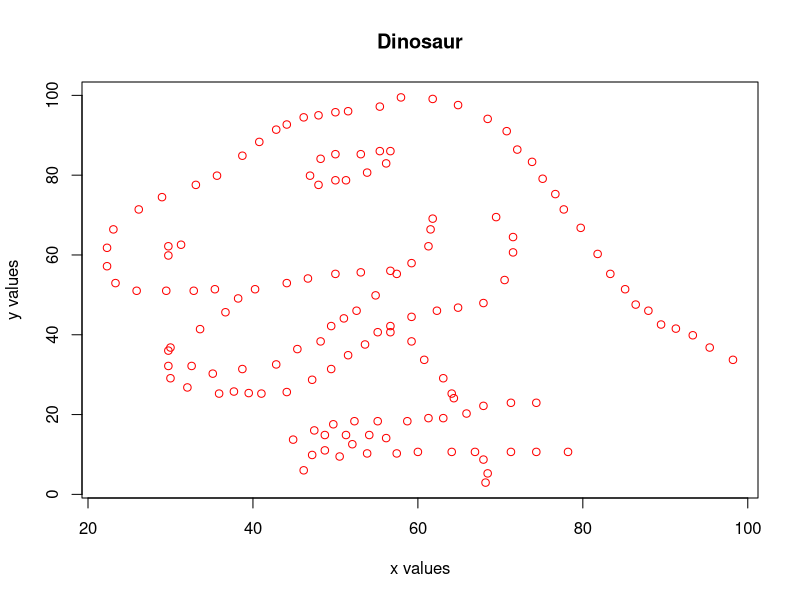
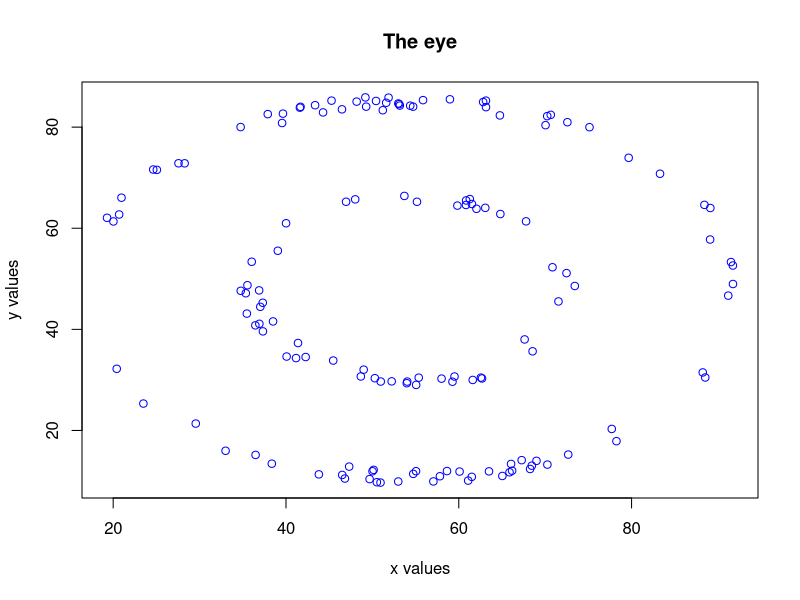
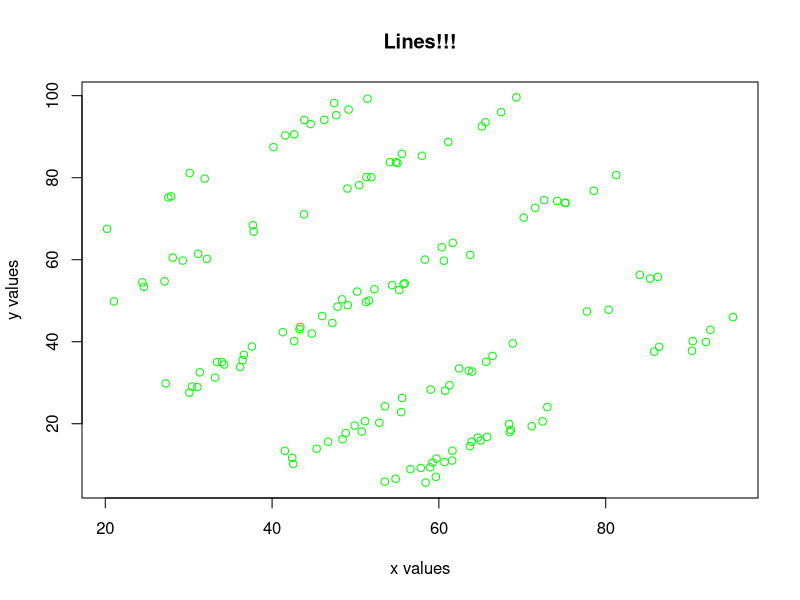
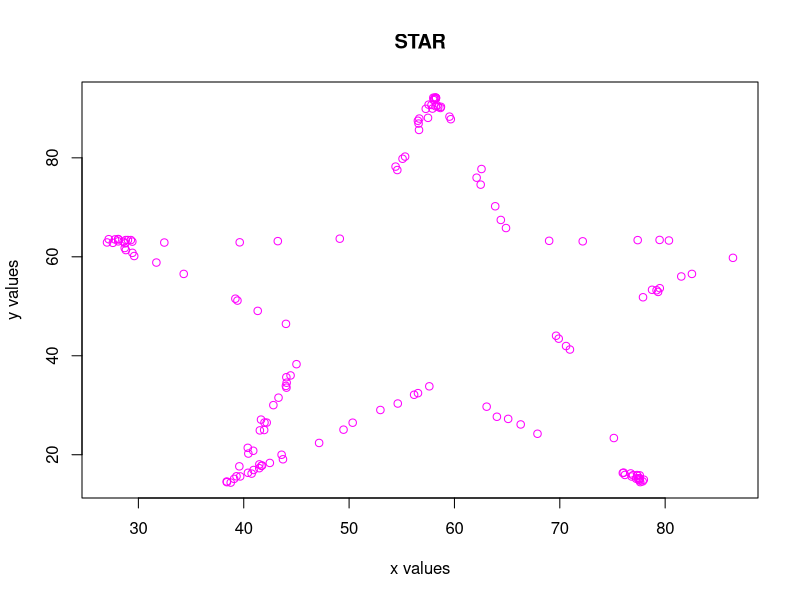

Recreate these plots in R, in order.
## ---- chunk 1
#first we have to load the data in, the head function lets us see the general format of the table and the summary function gives summary stats for all the data
data <- read.csv("assignment_dataVis_dataset.csv")
print(head(data))
print(summary(data))
#
## ---- chunk 2

#now we split up the data into each of the conditions so we can work with it 
condition_1 = data.frame(data[1:142,])
condition_2 = data.frame(data[143:284,])
condition_3 = data.frame(data[285:426,])
condition_4 = data.frame(data[427:568,])


#summary stats for condition 1:
mean(condition_1$x)
mean(condition_1$y)
sd(condition_1$x)
sd(condition_1$y)
median(condition_1$x)
median(condition_1$y)


#summary stats for condition 2:
mean(condition_2$x)
mean(condition_2$y)
sd(condition_2$x)
sd(condition_2$y)
median(condition_2$x)
median(condition_2$y)

#summary stats for condition 3:
mean(condition_3$x)
mean(condition_3$y)
sd(condition_3$x)
sd(condition_3$y)
median(condition_3$x)
median(condition_3$y)

#summary stats for condition 4:
mean(condition_4$x)
mean(condition_4$y)
sd(condition_4$x)
sd(condition_4$y)
median(condition_4$x)
median(condition_4$y)

## ---- chunk 3
#plot for condition 1
plot(condition_1$x, condition_1$y, col = "red", xlab = "x values", ylab = "y values", main = "Dinosaur") #we can change the color too and the x and y axes
## ---- chunk 4
#plot for condition 2
plot(condition_2$x, condition_2$y, col = "blue", xlab = "x values", ylab = "y values", main = "The eye") 
## ---- chunk 5
#plot for condition 3
plot(condition_3$x, condition_3$y, col = "green", xlab = "x values", ylab = "y values", main = "Lines!!!")
## ---- chunk 6
#plot for condition 4
plot(condition_4$x, condition_4$y, col = "magenta", xlab = "x values", ylab = "y values", main = "STAR")
